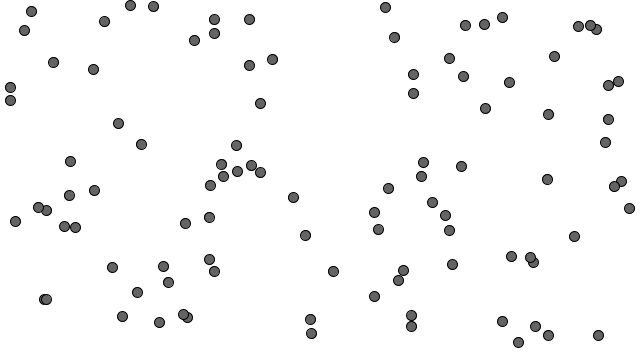
Frame 1 (no input)
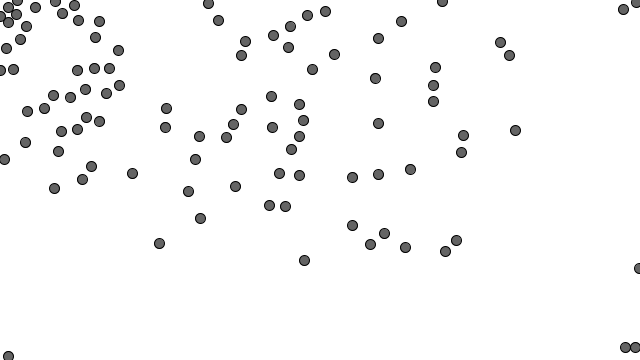
Frame 60 (the mouse pressed at the canvas centre just before this capture)
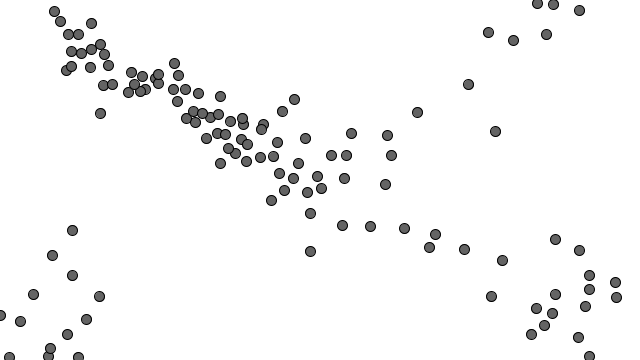
Frame 120 (the mouse held since frame 60 and released just before this capture)

The Processing sketch that drew these frames (run headless with seeded random() and noise(); from frame 60 on, the mouse is pressed at the canvas centre):

// Processing sketch: group_Steering
// ── group_Steering.pde
ArrayList<mover> ms;


void setup(){
size (640,360);
ms = new ArrayList();

for (int i = 0;i<100;i++){

ms.add(new mover(random(width),random(height)));

}

}



void draw (){
background(255);

for (mover m:ms ){

//m.serapate(ms);
//m.seek(mouseX,mouseY);
m.applyMouse(ms);
m.update();
m.display();

}



}

  
void mousePressed(){
for (int i = 0 ;i<20;i++){
ms.add(new mover(mouseX+random(-1,1),mouseY+random(-1,1)));
}
}

// ── mover.pde
class mover{
PVector loc;
PVector acc;
PVector vel;
PVector desire = new PVector(0,0);
float maxspeed;
float maxforce;
int r = 5;
mover(float x ,float y){

loc = new PVector(x,y);
vel = new PVector(0,0);
//vel = new PVector(random(-5,5),random(-5,5));
acc = new PVector(0,0);
maxspeed = 5;
maxforce=0.1;


}

void update(){
  
  if(loc.x>width){
  loc.x=0;
  
  }
   if (loc.x<0){
  loc.x=width;
  }
   if(loc.y>height){
  loc.y=0;
  
  }
   if (loc.y<0){
  loc.y=height;
  }
  
acc.limit(maxforce);  
vel.add(acc);
vel.limit(maxspeed);
loc.add(vel);
acc.mult(0);
}


void apply(PVector force){
acc.add( force);

}

void display(){

fill(100);
ellipse(loc.x,loc.y,2*r,2*r);
}



// different algurithims 
// this one seeks the mouse but also uses serpareation
void applyMouse (ArrayList <mover> other){
PVector seekForce = seek(mouseX,mouseY);
PVector serapateForce = serapate(other);

seekForce.mult(1);
serapateForce.mult(4);
apply(seekForce);
apply(serapateForce);

}
// aligns its vel with all the other moves in 100 units 
void align(ArrayList<mover> others){
PVector vel_sum = new PVector(0,0);
int i =0;
for(;i<others.size();i++){
  float dis = PVector.dist(loc,others.get(i).loc);
  
  
if(dis<100&&dis>0 ){
   PVector vel_other = others.get(i).vel;       // the velsoicty of the other mover 
  
    vel_sum.add(vel_other);
  }
  }
  if(i>0){
      vel_sum.setMag(maxspeed);
      desire =  PVector.sub(vel_sum,vel);
      desire.limit(maxforce);
      apply(desire);
      }
}

PVector seek(float x ,float y){
  
PVector target = new PVector(x,y);
// draw value of distance bewtten target and current
float distance = PVector.dist(target,loc);
// vector of distance bewteen  target and current location is dersierd change
PVector desire = PVector.sub(target,loc);

// setting max speed and max force also uses arrive logic to slow down if close to target

if(distance>=100){
  desire.setMag(maxspeed);}
else{
  float m = map(desire.mag(),0,100,0,maxspeed);
  desire.setMag(m);
}


PVector steer = PVector.sub(desire,vel);
steer.limit(maxforce);
//apply(steer);
return steer;
}





PVector serapate(ArrayList<mover> others){
float desire_dis = r*3;
PVector sum = new PVector(0,0);
int i =0;

for (mover other:others){
  float d = PVector.dist(loc,other.loc);
  if(d <desire_dis && d>0){
  PVector dis = PVector.sub(loc.copy(),other.loc);
 // dis.normalize();
  dis.div(d*d);
  sum.add(dis);
  
  i++;
  }
}

if(i>0)  {
sum.setMag(maxspeed);
  // impelting renold steering behaviour
PVector desire =  PVector.sub(sum,vel);
desire.limit(maxforce);
//apply(desire);

return desire;
}
return new PVector(0,0);
}




}
